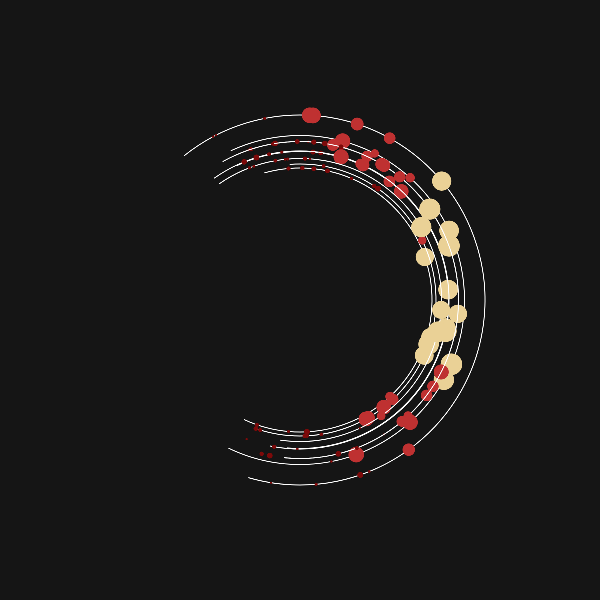
Frame 1 (no input)
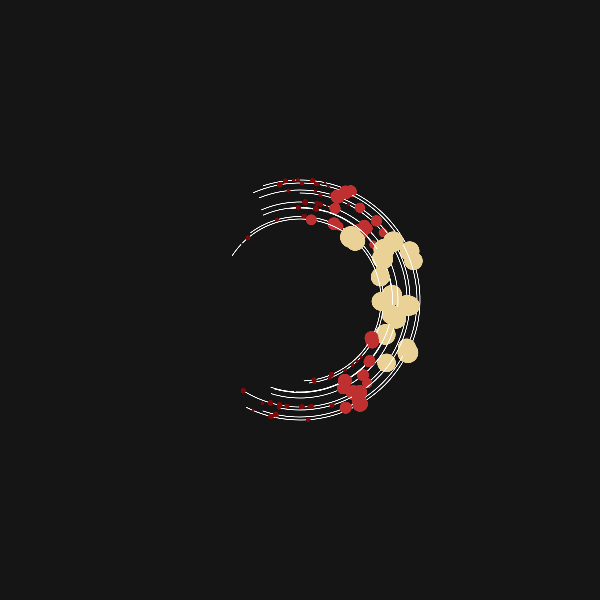
Frame 2 (the mouse pressed at the canvas centre, redrawn once)

The p5.js sketch that drew these frames (run headless with seeded random() and noise() and a simulated clock; the mouse was pressed at the canvas centre and the sketch redrawn once):

// p5.js sketch
// ── sketch.js
let num;

let palletes = [
  ["#11009E", "#4942E4", "#E6B9DE", "#FAE7F3"],
  ["#5F8670", "#FF9800", "#B80000", "#820300"],
  ["#7D0A0A", "#BF3131", "#EAD196", "#F3EDC8"],
];
let colors = [];

function setup() {
  createCanvas(600, 600);
  smooth();
  pixelDensity(4);

  noLoop();

  colors = random(palletes);
  num = random(8, 12);

  angleMode(DEGREES);
}

function draw() {
  // background(255);
  background(21);

  translate(width / 2, height / 2);

  const startSize = floor(random(width / 5, width / 2));

  noFill();
  for (let i = 0; i < num; i++) {
    const size = floor(startSize * random(1, 1.5));
    const start = random(240, 260);
    const end = random(100, 120);
    const radius = size / 2;
    const angle = floor(random(-20, 20));

    noFill();
    rotate(angle);
    stroke(255);
    arc(0, 0, size, size, start, end);

    const numSmall = random(10);
    const numMedium = random(6);
    const numLarge = random(3);
    noStroke();

    for (let i = 0; i < numSmall; i++) {
      const cr = random(1, 3);
      const cAngle = floor(
        random([random(start + 10, start + 40), random(end + 10, end - 40)])
      );
      push();
      fill(colors[0]);
      rotate(cAngle);
      circle(radius, 0, cr * 2);
      pop();
    }

    for (let i = 0; i < numMedium; i++) {
      const cr = random(4, 8);
      const cAngle = floor(
        random([random(start + 40, start + 70), random(end - 40, end - 70)])
      );
      push();
      fill(colors[1]);
      rotate(cAngle);
      circle(radius, 0, cr * 2);
      pop();
    }

    for (let i = 0; i < numLarge; i++) {
      const cr = random(9, 11);
      const cAngle = floor(
        random([random(start + 80, start + 100), random(end - 80, end - 100)])
      );
      push();
      fill(colors[2]);
      rotate(cAngle);
      circle(radius, 0, cr * 2);
      pop();
    }

    // push();
    // noFill();
    // stroke(255, 0, 0);
    // circle(0, 0, size);
    // pop();
  }
}
